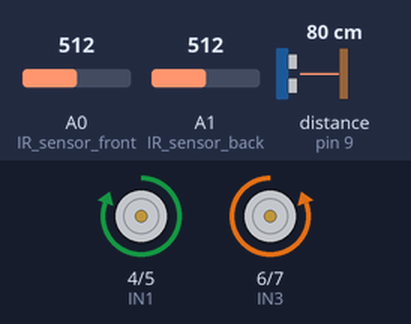
A sketch run on a simulated Arduino Uno, built with avr-gcc and run on an emulated ATmega328P. On the bench: motor-driver pin pairs drawn as motors (green arrow = first pin HIGH = forward, orange = second pin HIGH = backward, longer = more drive, scaled by the enable pin). Wiring (inferred from the names in the program): ultrasonic range finder: trigger pin 10; echo pin 9. The inputs (shaded band) are chosen by the test bench; at power-on: A0 (IR_sensor_front) = 512, A1 (IR_sensor_back) = 512, distance to the obstacle (sensor on pin 9) 80 cm. The echo pulse lasts 58.3 µs per cm.

Above: at 6.2 s.
6.3 s: A0 (IR_sensor_front) set to 632
7.8 s: A0 (IR_sensor_front) set to 658
At 8.2 s:
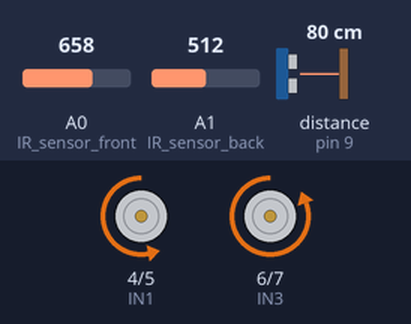
10.8 s: A1 (IR_sensor_back) set to 637
13.8 s: A1 (IR_sensor_back) set to 663
At 14.9 s:
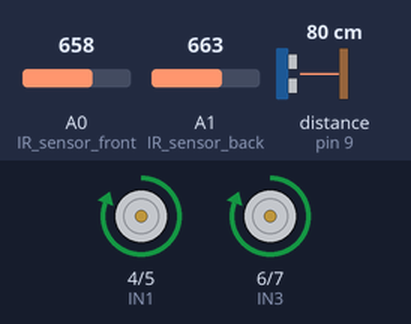
16.8 s: A1 (IR_sensor_back) set to 640
19.8 s: A1 (IR_sensor_back) set to 660
Timing chart, 0 to 23.8 s (numbered marks = the images above; inputs shaded):
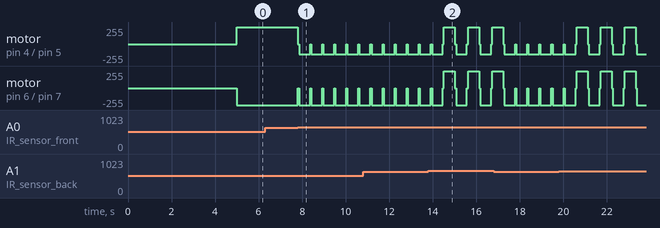

The sketch:

sumo.ino
```cpp
int trigPin=10;   //create variable of type int called trigPin
int echoPin=9;   //create variable of type int called echoPin
int distance ;
long duration;   // create variable of type long called duration

const int IN1=4;
const int IN2=5;
const int IN3=6;
const int IN4=7;
const int ENA=3;
const int ENB=11;


#define IR_sensor_front A0 // front sensor
#define IR_sensor_back A1 // rear senson
int IR_front;
int IR_back;


void setup()
{
  pinMode (trigPin, OUTPUT);  // trigPin its mode is output to send waves
  pinMode (echoPin, INPUT);   // echoPin its mode is input to receive waves
  Serial.begin(9600);
  delay (5000); // as per sumo compat roles
  pinMode (ENA, OUTPUT);
  pinMode (ENB, OUTPUT);
}
void loop()
{
   analogWrite(ENA, 255);
  analogWrite(ENB, 255);


 IR_front = analogRead(IR_sensor_front);

 //Serial.println(IR_front);
 //Serial.println("first");


  IR_back = analogRead(IR_sensor_back);
//Serial.println(IR_back);


  digitalWrite (trigPin,LOW);  //no volt is connected to the trigPin
  delayMicroseconds (2);  //wait 2 microseconds
  digitalWrite (trigPin, HIGH); //trigPin starting to send waves
  delayMicroseconds (10);   //wait 10 microseconds
  digitalWrite (trigPin, LOW);  //no volt is connected to the trigPin
  duration = pulseIn (echoPin, HIGH);  //get the duraction took by the wave to reach the echo pin
  distance = duration/58   ;
 //Serial.println(distance);


 ROTATE(150); // start rotete 0 255

 if (distance < 6){
    Stop(0);

    while (distance < 6 ) {
        if (IR_front > 650 )  // > 650 means black line
   {
    //Serial.println(IR_front);
 //Serial.println("inloop1");
   Stop(0);
   delay (50);
   BACKWARD(150);


   delay (500);
   break;
   }

         if (IR_back > 650 )  // < 650 means white line
   {
   Stop(0);
   delay (50);
   FORWARD(255);
   delay (150);
   break;
   }

   FORWARD(255);
    digitalWrite (trigPin,LOW);  //no volt is connected to the trigPin
  delayMicroseconds (2);  //wait 2 microseconds
  digitalWrite (trigPin, HIGH); //trigPin starting to send waves
  delayMicroseconds (10);   //wait 10 microseconds
  digitalWrite (trigPin, LOW);  //no volt is connected to the trigPin
  duration = pulseIn (echoPin, HIGH);  //get the duraction took by the wave to reach the echo pin
  distance = duration/58   ;
    IR_front = analogRead(IR_sensor_front);
    IR_back = analogRead(IR_sensor_back);
  // Serial.println(IR_front);
 //Serial.println("inloop");
    delay(10);
  }//end of while loop
 }

 if (IR_front > 650 )  // < 650 means black line
   {
   Stop(0);
   delay (50);
  //Serial.println(IR_front);
 //Serial.println("last");
   BACKWARD(150);
   delay (500);
   }

if (IR_back > 650 )  //
   {
   Stop(0);
   delay (50);
   FORWARD(255);
   delay (500);
   }


}//--------------------------------------------
void FORWARD (int speed){
  //When we want to let Motor To move forward,
  // just void this part on the loop section .
  analogWrite(IN1,speed);
  analogWrite(IN2,0);
  analogWrite(IN3,speed);
  analogWrite(IN4,0);
}//--------------------------------------------
void BACKWARD (int speed){
  //When we want to let Motor To move forward,
  // just void this part on the loop section .
  analogWrite(IN1,0);
  analogWrite(IN2,speed);
  analogWrite(IN3,0);
  analogWrite(IN4,speed);
}//--------------------------------------------
void ROTATE (int speed)
{
  //When we want to let Motor To Rotate ,
  // just void this part on the loop section .
  analogWrite(IN1,speed);
  analogWrite(IN2,0);
  analogWrite(IN3,0);
  analogWrite(IN4,speed);
}//--------------------------------------------
void Stop(int speed){
  //When we want to  Motor To stop ,
  // just void this part on the loop section .
  analogWrite(IN1,0);
  analogWrite(IN2,0);
  analogWrite(IN3,0);
  analogWrite(IN4,0);
}
```

Measured:
- the behaviour switches between 650 and 651 on A0 (IR_sensor_front) (found by bisection; images 0 and 1)
- the behaviour switches between 650 and 651 on A1 (IR_sensor_back) (found by bisection; images 1 and 2)
- after the input at 6.3 s, every drawn part: stays the same
- after the input at 7.8 s, motor on pin 4 (IN1) / pin 5 (IN2): alternates backward 150/255 for 0.51 s and stopped for 0.05 s, starting at once; motor on pin 6 (IN3) / pin 7 (IN4): alternates backward 255/255 for 0.51 s and stopped for 0.05 s, starting at once
